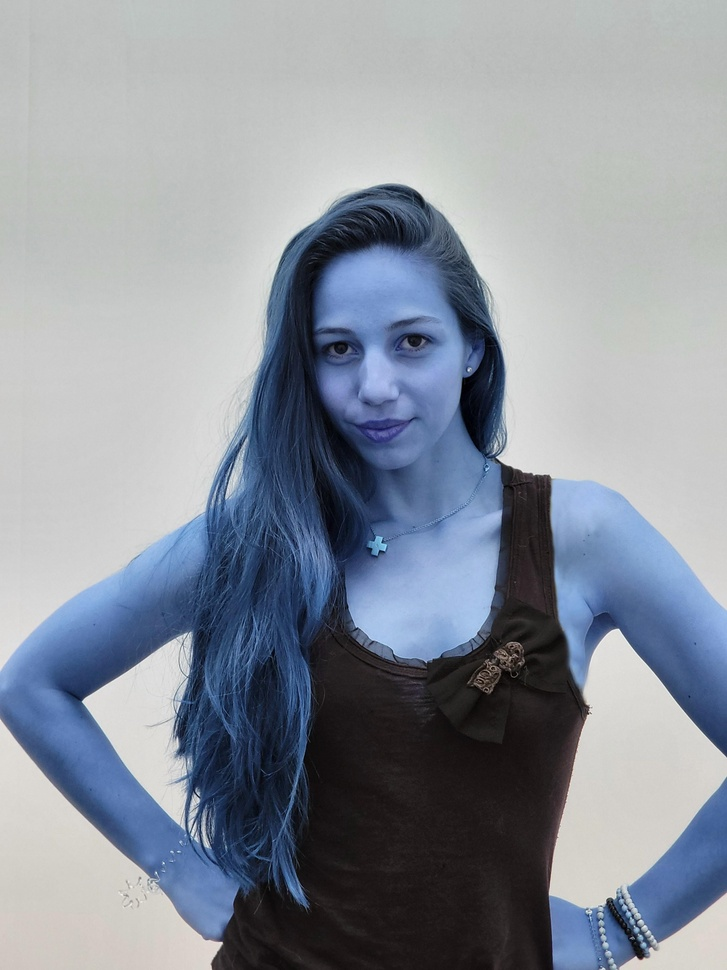
#> input picture test/Ressources/20220505_122532.jpg, 727 x 970 px, shrunk from 3000 x 4000 before the run, given in place of the camera
$ python Brille_Maske_Facefilter.py
#> lines starting #> are read from the running program, lines starting #| are printed output that depends on the picture
import numpy as np
import cv2
# Import the pre-trained models for face and eye detection
face_cascade = cv2.CascadeClassifier(cv2.data.haarcascades + 'haarcascade_frontalface_default.xml')
eye_cascade = cv2.CascadeClassifier("haarcascade_eye.xml")

# Global variable to cache the location of eyes
eye_cache = None

# Capture video from the local camera
cap = cv2.VideoCapture(0)

while True:
    # Read the frame
    ret, frame = cap.read()
#> frame is the input picture: shape (970, 727, 3); mean B, G, R 156.4, 145.5, 138.5
    # Check to make sure camera loaded the image correctly
    if not ret:
        break

    # Convert to grayscale
    gray_frame = cv2.cvtColor(frame, cv2.COLOR_BGR2GRAY)
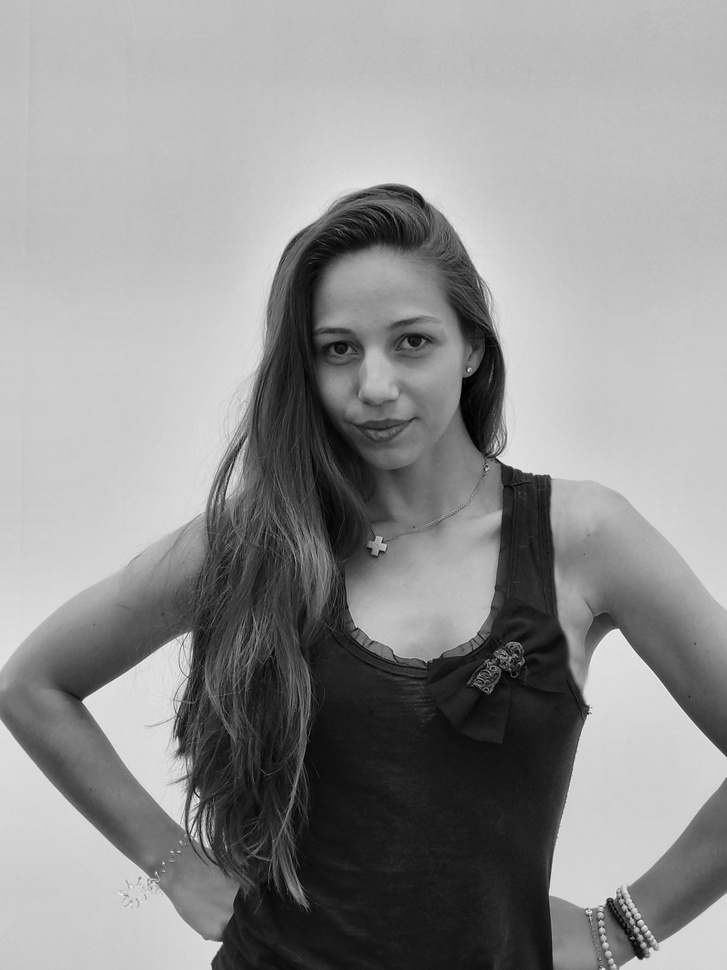
#> gray_frame: shape (970, 727); min 0, max 246, mean 144.6
    # Detect faces
    faces = face_cascade.detectMultiScale(gray_frame, 1.3, 5)
#> faces = [[272, 262, 215, 215]]

    for (x, y, w, h) in faces:
        # Draw a rectangle around the face
        roi_gray = gray_frame[y:y + h, x:x + w]
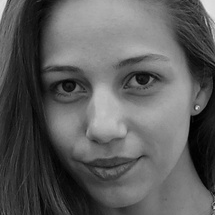
#> roi_gray: shape (215, 215); min 0, max 229, mean 92.1
        # Detect eyes within the grayscale region of interest
        eyes = eye_cascade.detectMultiScale(roi_gray)
#> eyes = [[43, 64, 47, 47], [111, 55, 52, 52]]

        # Only detect 2 eyes
        if len(eyes) == 2:
            # Store the position of the eyes in cache
            eye_cache = eyes
#> eye_cache = [[43, 64, 47, 47], [111, 55, 52, 52]]
        # If 2 eyes aren't detected, use the eye cache
        elif eye_cache is not None:
            eyes = eye_cache

        # read the image and get its dimensions
        #img = cv2.imread(r'Ressources\carnival-mask.png', -1)
        # auf das Gesicht nicht in die Augen Partie
        img = cv2.imread(r'Ressources\glasses-png-8.png', -1)
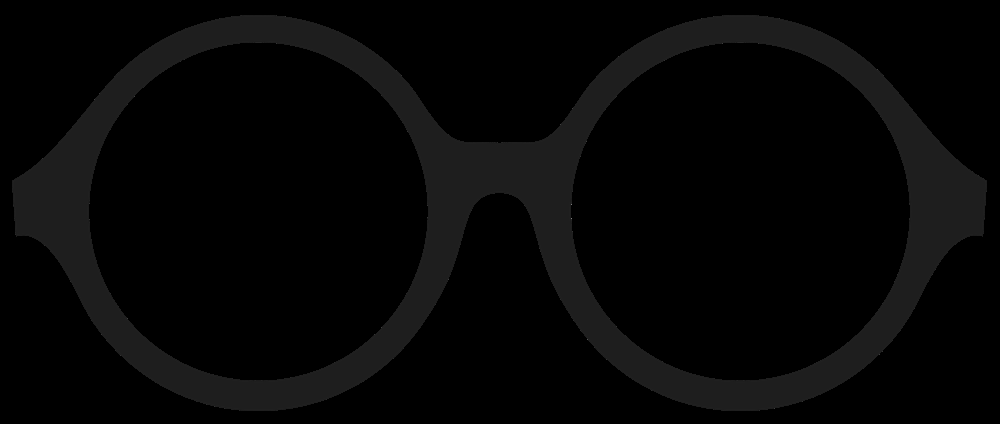
#> input picture test/Ressources/glasses-png-8.png, 1000 x 424 px, shrunk from 5885 x 2498 before the run, found by its file name
#> img is the input picture: shape (424, 1000, 4); mean B, G, R, A 6, 6, 6, 48.8
        img_h = img.shape[0]
#> img_h = 424
        img_w = img.shape[1]
#> img_w = 1000
        # Create source matrix
        src_mat = np.array([[0, 0], [img_w, 0], [img_w, img_h], [0, img_h]])

        # define the destination matrix based on eye detected order.
        # Order of points must be top-left, top-right, bottom-left,
        # and bottom-right
        if eyes[0][0] < eyes[1][0]:
            dst_mat = np.array([
                [x + eyes[0][0], y + eyes[0][1]],
                [x + eyes[1][0] + eyes[1][2], y + eyes[1][2]],
                [x + eyes[1][0] + eyes[1][2], y + eyes[1][1] + eyes[1][3]],
                [x + eyes[0][0], y + eyes[0][1] + eyes[0][3]]
            ])
#> dst_mat = [[315, 326], [435, 314], [435, 369], [315, 373]]
        else:
            dst_mat = np.array([
                [x + eyes[1][0], y + eyes[1][1]],
                [x + eyes[0][0] + eyes[0][2], y + eyes[0][2]],
                [x + eyes[0][0] + eyes[0][2], y + eyes[0][1] + eyes[1][3]],
                [x + eyes[1][0], y + eyes[1][1] + eyes[1][3]]
            ])

            # Get the dimensions of the frame
            face_h = frame.shape[0]
            face_w = frame.shape[1]
            # Find the Homography matrix
            hom = cv2.findHomography(src_mat, dst_mat)[0]
            # Warp the image to fit the homegraphy matrix
            warped = cv2.warpPerspective(img, hom, (face_w, face_h))

            # Grab the alpha channel of the warped image and create a mask
            mask = warped[:, :, 3]
            # Copy and convert the mask to a float and give it 3 channels
            mask_scale = mask.copy() / 255.0
            mask_scale = np.dstack([mask_scale] * 3)
            # Remove the alpha channel from the warped image
            warped = cv2.cvtColor(warped, cv2.COLOR_BGRA2BGR)

            warped_multiplied = cv2.multiply(mask_scale, warped.astype("float"))
            image_multiplied = cv2.multiply(frame.astype(float), 1.0 - mask_scale)
            output = cv2.add(warped_multiplied, image_multiplied)
            output = output.astype("uint8")

            cv2.imshow("SnapTalk", output)

        if cv2.waitKey(60) & 0xff == ord('q'):
#> (key q is pressed here)
            break
            cap.release()
            cv2.destroyAllWindows()
